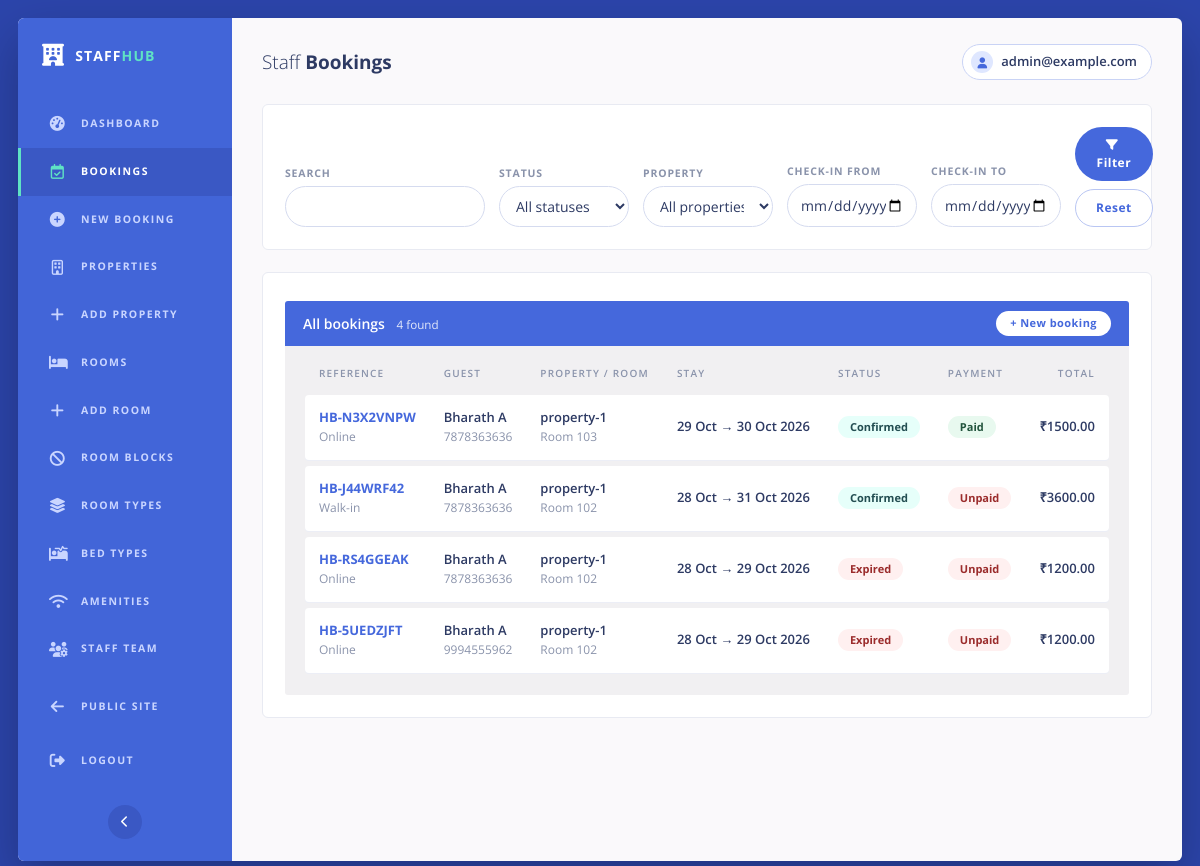
Page /staff/bookings/ (signed in) on the committed database.
### accounts/models.py (models this page shows, shortened)
class User(AbstractUser):
    email = models.EmailField("email address", unique=True)
    phone = models.CharField(max_length=20, blank=True)

### bookings/models.py (models this page shows, shortened)
class Booking(TimeStampedModel):
    class Status(models.TextChoices):
        PENDING = "PENDING", "Pending"
        CONFIRMED = "CONFIRMED", "Confirmed"
        CHECKED_IN = "CHECKED_IN", "Checked in"
        CHECKED_OUT = "CHECKED_OUT", "Checked out"
        CANCELLED = "CANCELLED", "Cancelled"
        NO_SHOW = "NO_SHOW", "No show"
        EXPIRED = "EXPIRED", "Expired"
    class PaymentStatus(models.TextChoices):
        UNPAID = "UNPAID", "Unpaid"
        PENDING = "PENDING", "Pending"
        PARTIALLY_PAID = "PARTIALLY_PAID", "Partially paid"
        PAID = "PAID", "Paid"
        REFUNDED = "REFUNDED", "Refunded"
        FAILED = "FAILED", "Failed"
        EXTENSION = "EXTENSION", "Extension"
        ADJUSTMENT = "ADJUSTMENT", "Adjustment"
    class Source(models.TextChoices):
        ONLINE = "ONLINE", "Online"
        ADMIN_MANUAL = "ADMIN_MANUAL", "Admin manual"
        WALK_IN = "WALK_IN", "Walk-in"
    reference = models.CharField(max_length=20, unique=True, default=generate_reference, editable=False)
    group_ref = models.CharField(max_length=20, blank=True, db_index=True)
    property = models.ForeignKey(Property, on_delete=models.PROTECT, related_name="bookings")
    room = models.ForeignKey(Room, on_delete=models.PROTECT, related_name="bookings")
    customer = models.ForeignKey(
        settings.AUTH_USER_MODEL, null=True, blank=True, on_delete=models.SET_NULL, related_name="bookings"
    )
    customer_name = models.CharField(max_length=200)
    customer_email = models.EmailField()
    customer_phone = models.CharField(max_length=20)
    check_in = models.DateField()
    check_out = models.DateField()
    guests = models.PositiveSmallIntegerField(default=1)
    price_per_night = models.DecimalField(max_digits=10, decimal_places=2)
    additional_charges = models.DecimalField(max_digits=10, decimal_places=2, default=0)
    discount = models.DecimalField(max_digits=10, decimal_places=2, default=0)
    tax_amount = models.DecimalField(max_digits=10, decimal_places=2, default=0)
    total_amount = models.DecimalField(max_digits=12, decimal_places=2)
    status = models.CharField(max_length=15, choices=Status.choices, default=Status.PENDING, db_index=True)
    payment_status = models.CharField(max_length=15, choices=PaymentStatus.choices, default=PaymentStatus.UNPAID)
    source = models.CharField(max_length=15, choices=Source.choices, default=Source.ONLINE)
    expires_at = models.DateTimeField(null=True, blank=True)   # hold deadline for PENDING
    amount_paid = models.DecimalField(max_digits=12, decimal_places=2, default=0,
                                      help_text="Only meaningful while PARTIALLY_PAID")
    actual_check_in = models.DateTimeField(null=True, blank=True)
    actual_check_out = models.DateTimeField(null=True, blank=True)
    checked_in_by = models.ForeignKey(settings.AUTH_USER_MODEL, null=True, blank=True,
                                      on_delete=models.SET_NULL, related_name="+")
    checked_out_by = models.ForeignKey(settings.AUTH_USER_MODEL, null=True, blank=True,
                                       on_delete=models.SET_NULL, related_name="+")
    special_requests = models.TextField(blank=True)
    internal_notes = models.TextField(blank=True)
    created_by = models.ForeignKey(
        settings.AUTH_USER_MODEL, null=True, blank=True, on_delete=models.SET_NULL, related_name="+"
    )
    objects = BookingQuerySet.as_manager()
    class Meta:
        ordering = ["-created_at"]
        constraints = [
            models.CheckConstraint(condition=Q(check_out__gt=F("check_in")), name="booking_checkout_after_checkin"),
            models.CheckConstraint(condition=Q(guests__gte=1), name="booking_guests_min_1"),
            models.CheckConstraint(
                condition=Q(price_per_night__gte=0) & Q(total_amount__gte=0)
                & Q(additional_charges__gte=0) & Q(discount__gte=0) & Q(tax_amount__gte=0),
                name="booking_amounts_non_negative",
            ),
            models.CheckConstraint(condition=Q(amount_paid__gte=0), name="booking_amount_paid_non_negative"),
        ]
        indexes = [
            models.Index(fields=["room", "check_in", "check_out"]),   # overlap lookups
            models.Index(fields=["status", "expires_at"]),            # hold-expiry job
        ]

### properties/models.py (models this page shows, shortened)
class Property(TimeStampedModel):
    name = models.CharField(max_length=200)
    slug = models.SlugField(max_length=220, unique=True)
    description = models.TextField(blank=True)
    address_line = models.CharField(max_length=255)
    city = models.CharField(max_length=100, db_index=True)
    state = models.CharField(max_length=100)
    country = models.CharField(max_length=100, default="India")
    phone = models.CharField(max_length=20)
    email = models.EmailField()
    timezone = models.CharField(max_length=64, default="Asia/Kolkata", validators=[validate_timezone])
    check_in_time = models.TimeField(default="14:00")
    check_out_time = models.TimeField(default="11:00")
    free_cancellation_hours = models.PositiveIntegerField(default=24)
    tax_percent = models.DecimalField(
        max_digits=5, decimal_places=2, default=0,
        validators=[MinValueValidator(0), MaxValueValidator(100)],
    )
    amenities = models.ManyToManyField(Amenity, blank=True, related_name="properties")
    is_active = models.BooleanField(default=True, db_index=True)
    class Meta:
        verbose_name_plural = "properties"
        ordering = ["name"]
        constraints = [
            models.CheckConstraint(
                condition=Q(tax_percent__gte=0) & Q(tax_percent__lte=100),
                name="property_tax_percent_0_100",
            ),
        ]

### rooms/models.py (models this page shows, shortened)
class Room(TimeStampedModel):
    class OperationalStatus(models.TextChoices):
        ACTIVE = "ACTIVE", "Active"
        OUT_OF_SERVICE = "OUT_OF_SERVICE", "Out of service"  # long-term; short blocks use RoomBlock
    class HousekeepingStatus(models.TextChoices):
        CLEAN = "CLEAN", "Clean"
        DIRTY = "DIRTY", "Dirty"
        INSPECTING = "INSPECTING", "Inspecting"
    class SizeUnit(models.TextChoices):
        SQFT = "SQFT", "sq ft"
        SQM = "SQM", "sq m"
    property = models.ForeignKey(Property, on_delete=models.PROTECT, related_name="rooms")
    room_type = models.ForeignKey(RoomType, on_delete=models.PROTECT, related_name="rooms")
    number = models.CharField(max_length=20)
    floor = models.SmallIntegerField(null=True, blank=True)
    description = models.TextField(blank=True)
    max_guests = models.PositiveSmallIntegerField(default=2)
    base_occupancy = models.PositiveSmallIntegerField(default=2)
    bed_count = models.PositiveSmallIntegerField(default=1)
    bed_type = models.ForeignKey(BedType, on_delete=models.PROTECT, related_name="rooms")
    size = models.DecimalField(max_digits=7, decimal_places=2, null=True, blank=True)
    size_unit = models.CharField(max_length=4, choices=SizeUnit.choices, default=SizeUnit.SQFT)
    price_per_night = models.DecimalField(max_digits=10, decimal_places=2, validators=[MinValueValidator(0)])
    extra_guest_charge = models.DecimalField(
        max_digits=10, decimal_places=2, default=0, validators=[MinValueValidator(0)]
    )
    monthly_only = models.BooleanField(default=False, help_text="Bookable in whole months only")
    amenities = models.ManyToManyField(Amenity, blank=True, related_name="rooms")
    operational_status = models.CharField(
        max_length=20, choices=OperationalStatus.choices, default=OperationalStatus.ACTIVE, db_index=True
    )
    housekeeping_status = models.CharField(
        max_length=20, choices=HousekeepingStatus.choices, default=HousekeepingStatus.CLEAN
    )
    class Meta:
        ordering = ["property", "number"]
        constraints = [
            models.UniqueConstraint(fields=["property", "number"], name="uniq_room_number_per_property"),
            models.CheckConstraint(condition=Q(price_per_night__gte=0), name="room_price_non_negative"),
            models.CheckConstraint(condition=Q(extra_guest_charge__gte=0), name="room_extra_charge_non_negative"),
            models.CheckConstraint(condition=Q(max_guests__gte=1), name="room_max_guests_min_1"),
            models.CheckConstraint(condition=Q(base_occupancy__gte=1), name="room_base_occupancy_min_1"),
            models.CheckConstraint(
                condition=Q(base_occupancy__lte=F("max_guests")), name="room_base_occupancy_lte_max"
            ),
        ]
        indexes = [models.Index(fields=["property", "operational_status"])]

### backoffice/views.py (the view, shortened to what this page needs)
# urls.py: path("bookings/", views.BookingListView.as_view(), name="staff_bookings"),
class BookingListView(StaffRequiredMixin, ListView):
    template_name = "backoffice/booking_list.html"
    context_object_name = "bookings"
    paginate_by = 25
    def get_queryset(self):
        qs = scoped_bookings(self.request.user).select_related("property", "room")
        self.form = BookingFilterForm(self.request.GET or None,
                                      properties=properties_with_role(self.request.user))
        return qs.order_by("-created_at")
    def get_context_data(self, **kwargs):
        ctx = super().get_context_data(**kwargs)
        params = self.request.GET.copy()
        params.pop("page", None)
        ctx["form"] = self.form
        ctx["querystring"] = urlencode(params)
        return ctx

### templates/backoffice/booking_list.html (shortened to what this page needs)
{% extends "backoffice/base.html" %}
{% block heading %}Bookings{% endblock %}
{% block content %}
<form method="get" class="panel bk-filters">
  <div><label>Search</label>{{ form.q }}</div>
  <div><label>Status</label>{{ form.status }}</div>
  <div><label>Property</label>{{ form.property }}</div>
  <div><label>Check-in from</label>{{ form.date_from }}</div>
  <div><label>Check-in to</label>{{ form.date_to }}</div>
  <div class="bk-actions">
    <button type="submit"><i class="fa-solid fa-filter"></i>&nbsp; Filter</button>
    <a class="btn sec" href="{% url 'staff_bookings' %}">Reset</a>
  </div>
</form>
<section class="panel">
  <div class="bar">
    <span>All bookings <small>{% if is_paginated %}{{ page_obj.paginator.count }}{% else %}{{ bookings|length }}{% endif %} found</small></span>
    <a class="btn sec" href="{% url 'staff_new_booking' %}">+ New booking</a>
  </div>
  <div class="table-wrap">
    <table>
      <thead>
        <tr>
          <th>Reference</th><th>Guest</th><th>Property / room</th><th>Stay</th>
          <th>Status</th><th>Payment</th><th class="right">Total</th>
        </tr>
      </thead>
      <tbody>
        {% for b in bookings %}
        <tr>
          <td><a class="bk-ref" href="{% url 'staff_booking_detail' b.reference %}">{{ b.reference }}</a><br><span class="bk-sub">{{ b.get_source_display }}</span></td>
          <td>{{ b.customer_name }}<br><span class="bk-sub">{{ b.customer_phone }}</span></td>
          <td>{{ b.property.name }}<br><span class="bk-sub">Room {{ b.room.number }}</span></td>
          <td>{{ b.check_in|date:"d M" }} &rarr; {{ b.check_out|date:"d M Y" }}</td>
          <td><span class="badge s-{{ b.status|lower }}">{{ b.get_status_display }}</span></td>
          <td><span class="badge p-{{ b.payment_status|lower }}">{{ b.get_payment_status_display }}</span></td>
          <td class="right">&#8377;{{ b.total_amount }}</td>
        </tr>
        {% empty %}
        <tr><td colspan="7" class="muted" style="text-align:center;padding:22px">No bookings match.</td></tr>
        {% endfor %}
      </tbody>
    </table>
  </div>
</section>
{% endblock %}

### templates/backoffice/base.html (shortened to what this page needs)
<!doctype html>
<html lang="en">
<head>
<link rel="stylesheet" href="https://cdnjs.cloudflare.com/ajax/libs/font-awesome/6.4.0/css/all.min.css">
</head>
<body>
<div class="shell" id="shell">
  <aside class="side">
    <div class="brand"><i class="fa-solid fa-hotel"></i><span>STAFF<b>HUB</b></span></div>
    {% with n=request.resolver_match.url_name %}
    <nav class="staff-nav" aria-label="Staff navigation">
      <a href="{% url 'staff_dashboard' %}" class="{% if n == 'staff_dashboard' %}on{% endif %}"><i class="fa-solid fa-gauge-high"></i><span class="lbl">Dashboard</span></a>
      <a href="{% url 'staff_bookings' %}" class="{% if n == 'staff_bookings' or n == 'staff_booking_detail' or n == 'staff_booking_action' %}on{% endif %}"><i class="fa-regular fa-calendar-check"></i><span class="lbl">Bookings</span></a>
      <a href="{% url 'staff_new_booking' %}" class="{% if n == 'staff_new_booking' %}on{% endif %}"><i class="fa-solid fa-circle-plus"></i><span class="lbl">New booking</span></a>
      <a href="{% url 'staff_properties' %}" class=""><i class="fa-regular fa-building"></i><span class="lbl">Properties</span></a>
      <a href="{% url 'staff_property_new' %}" class="{% if n == 'staff_property_new' %}on{% endif %}"><i class="fa-solid fa-plus"></i><span class="lbl">Add property</span></a>
      <a href="{% url 'staff_rooms' %}" class=""><i class="fa-solid fa-bed"></i><span class="lbl">Rooms</span></a>
      <a href="{% url 'staff_room_new' %}" class="{% if n == 'staff_room_new' %}on{% endif %}"><i class="fa-solid fa-plus"></i><span class="lbl">Add room</span></a>
      <a href="{% url 'staff_blocks' %}" class="{% if n == 'staff_blocks' or n == 'staff_block_new' %}on{% endif %}"><i class="fa-solid fa-ban"></i><span class="lbl">Room blocks</span></a>
      <a href="{% url 'staff_roomtypes' %}" class="{% if n == 'staff_roomtypes' or n == 'staff_roomtype_new' or n == 'staff_roomtype_edit' %}on{% endif %}"><i class="fa-solid fa-layer-group"></i><span class="lbl">Room types</span></a>
      <a href="{% url 'staff_bedtypes' %}" class="{% if n == 'staff_bedtypes' or n == 'staff_bedtype_new' or n == 'staff_bedtype_edit' %}on{% endif %}"><i class="fa-solid fa-bed-pulse"></i><span class="lbl">Bed types</span></a>
      <a href="{% url 'staff_amenities' %}" class="{% if n == 'staff_amenities' or n == 'staff_amenity_new' or n == 'staff_amenity_edit' %}on{% endif %}"><i class="fa-solid fa-wifi"></i><span class="lbl">Amenities</span></a>
      {% if user.is_superuser %}
      <a href="{% url 'staff_team' %}" class="{% if n == 'staff_team' or n == 'staff_team_new' or n == 'staff_team_edit' %}on{% endif %}"><i class="fa-solid fa-users-gear"></i><span class="lbl">Staff team</span></a>
      {% endif %}
    </nav>
    {% endwith %}
    <div class="side-foot">
      <a href="{% url 'home' %}" class="navbtn" style="text-decoration:none"><i class="fa-solid fa-arrow-left"></i><span class="lbl">Public site</span></a>
      <form method="post" action="{% url 'logout' %}">{% csrf_token %}
        <button type="submit" class="navbtn"><i class="fa-solid fa-right-from-bracket"></i><span class="lbl">Logout</span></button>
      </form>
      <button type="button" class="collapse" id="collapse-btn" aria-label="Collapse menu"><i class="fa-solid fa-chevron-left"></i></button>
    </div>
  </aside>
  <div class="main">
    <header class="top">
      <span class="title">Staff <strong>{% block heading %}{% endblock %}</strong></span>
      <div class="who">
        <span class="av"><i class="fa-solid fa-user"></i></span>
        <span>{{ user.email|default:user.username }}</span>
      </div>
    </header>
    <main class="content">
      {% block content %}{% endblock %}
    </main>
  </div>
</div>
</body>
</html>

### rows in the picture
User: email "admin@example.com"
Booking: reference "HB-N3X2VNPW", source "Online", customer_name "Bharath A", customer_phone "7878363636", property.name "property-1", room.number "103", check_in "29 Oct", check_out "30 Oct 2026", status "Confirmed", payment_status "Paid", total_amount "1500.00"
Booking: reference "HB-J44WRF42", source "Walk-in", customer_name "Bharath A", customer_phone "7878363636", property.name "property-1", room.number "102", check_in "28 Oct", check_out "31 Oct 2026", status "Confirmed", payment_status "Unpaid", total_amount "3600.00"
Booking: reference "HB-RS4GGEAK", source "Online", customer_name "Bharath A", customer_phone "7878363636", property.name "property-1", room.number "102", check_in "28 Oct", check_out "29 Oct 2026", status "Expired", payment_status "Unpaid", total_amount "1200.00"
Booking: reference "HB-5UEDZJFT", source "Online", customer_name "Bharath A", customer_phone "9994555962", property.name "property-1", room.number "102", check_in "28 Oct", check_out "29 Oct 2026", status "Expired", payment_status "Unpaid", total_amount "1200.00"

### other values in the picture
{{ bookings|length }} "4"
